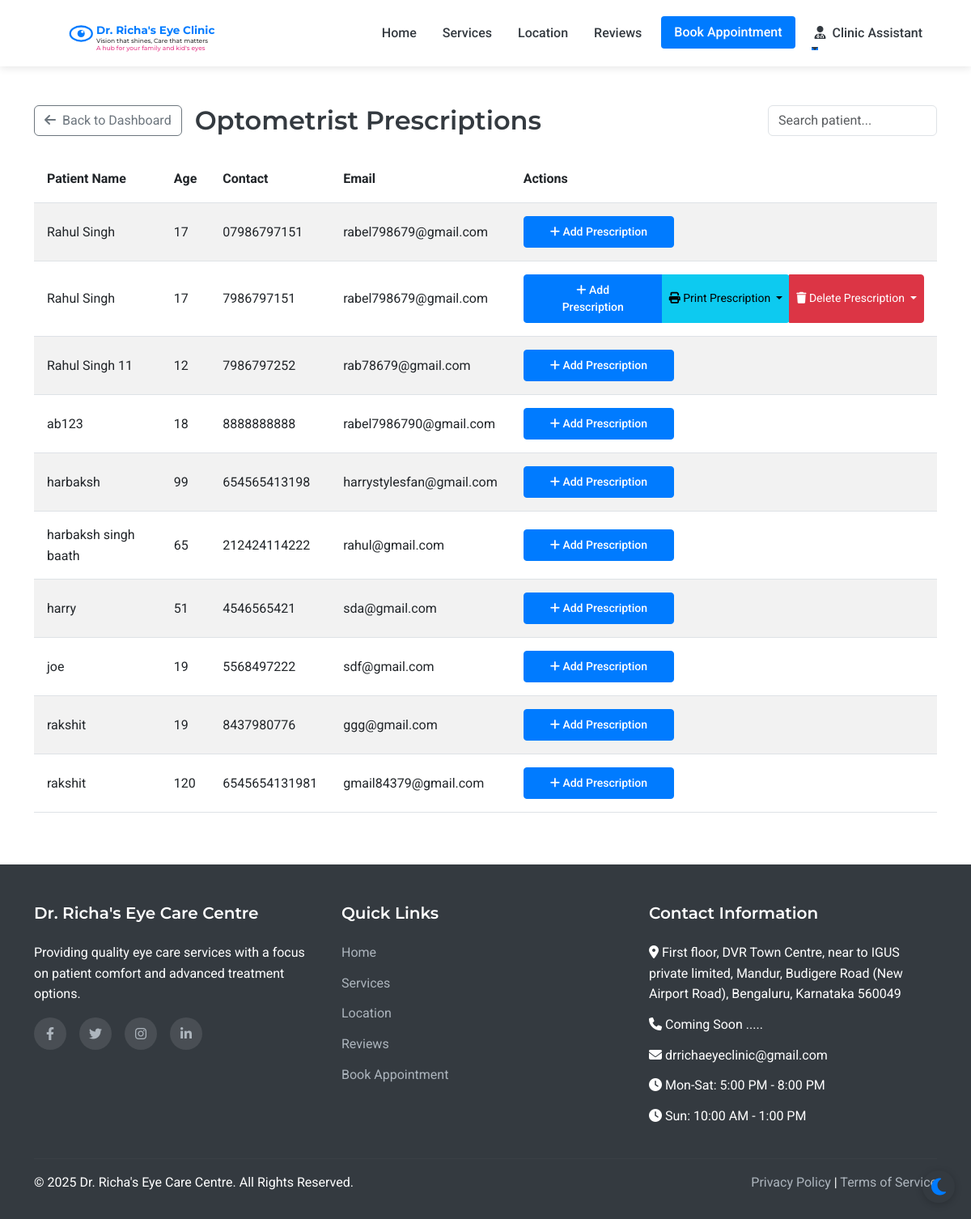
The app's page /assistant/prescriptions (signed in), older data.
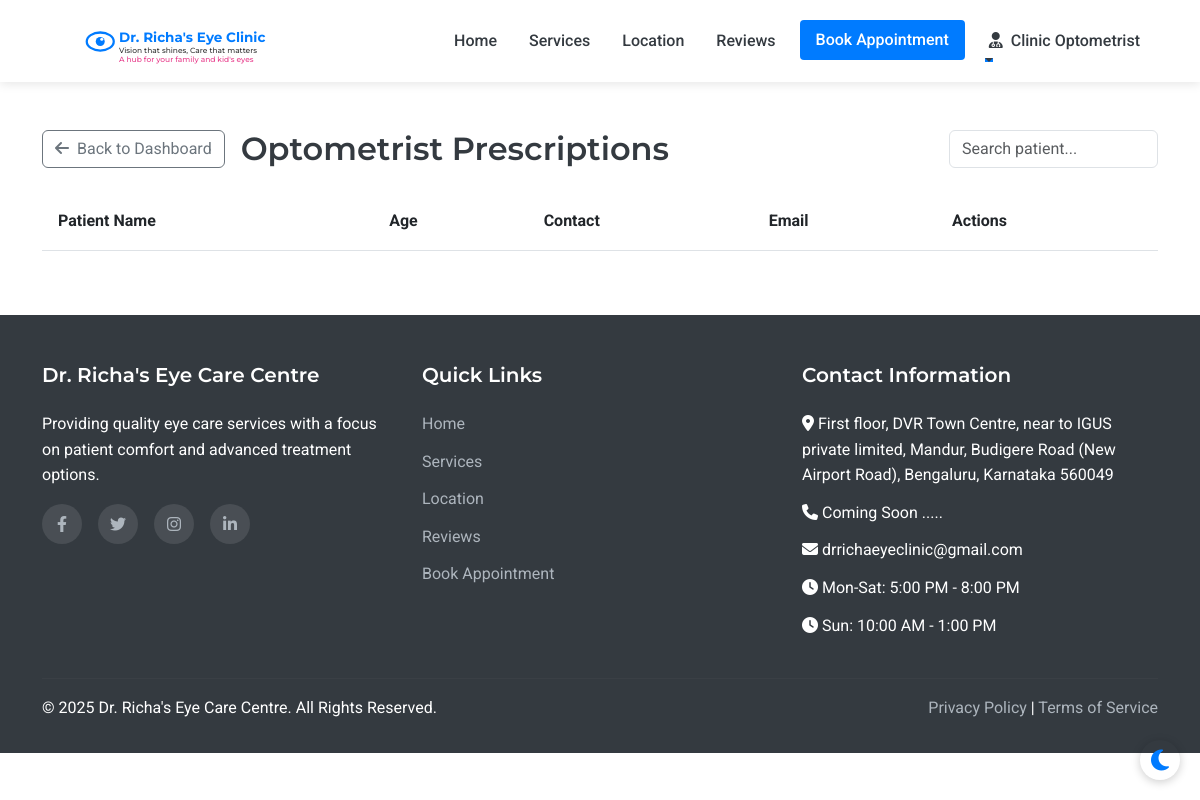
The same page, newer data.
### models.py (models this page shows, shortened)
class Staff(UserMixin, db.Model):
    __abstract__ = True
    id = db.Column(db.Integer, primary_key=True)
    username = db.Column(db.String(64), unique=True, nullable=False)
    email = db.Column(db.String(120), unique=True, nullable=False)
    password_hash = db.Column(db.String(256), nullable=False)
    full_name = db.Column(db.String(100), nullable=False)
    mobile_number = db.Column(db.String(15), nullable=False)

class Assistant(Staff):
    __tablename__ = 'assistant'
    position = db.Column(db.String(100), nullable=True, default='Optometrist')
    full_name = db.Column(db.String(100), nullable=True, default='Optometrist')
    joining_date = db.Column(db.Date, nullable=True)
    salary_records = db.relationship('Salary', backref='assistant', lazy=True)

class Patient(UserMixin, db.Model):
    id = db.Column(db.Integer, primary_key=True)
    full_name = db.Column(db.String(100), nullable=False)
    mobile_number = db.Column(db.String(15), nullable=False)
    email = db.Column(db.String(100), nullable=True)
    age = db.Column(db.Integer, nullable=False)
    password_hash = db.Column(db.String(256), nullable=True)
    is_registered = db.Column(db.Boolean, default=False)
    created_at = db.Column(db.DateTime, nullable=False, default=datetime.utcnow)
    appointments = db.relationship('Appointment', backref='patient', lazy=True)
    doctor_prescriptions = db.relationship('DoctorPrescription', backref='patient', lazy=True)
    optometrist_prescriptions = db.relationship('OptometristPrescription', backref='patient', lazy=True)

### routes.py (the view)
@app.route('/assistant/prescriptions')
@login_required
def assistant_prescriptions():
    if not isinstance(current_user, Assistant):
        flash('Access denied', 'danger')
        return redirect(url_for('index'))
    all_patients = Patient.query.order_by(Patient.full_name).all()
    return render_template('assistant/prescriptions.html', all_patients=all_patients)

### app.py (called while the page is built)
@login_manager.user_loader
def load_user(user_id):
    from models import Doctor, Assistant, Admin, Patient
    try:
        if user_id.startswith('doctor_'):
            return Doctor.query.get(int(user_id.split('_')[1]))
        elif user_id.startswith('assistant_'):
            return Assistant.query.get(int(user_id.split('_')[1]))
        elif user_id.startswith('admin_'):
            return Admin.query.get(int(user_id.split('_')[1]))
        else:
            return Patient.query.get(int(user_id))
    except (ValueError, AttributeError):
        return None

### routes.py (called while the page is built)
@app.context_processor
def inject_now():
    return {'now': datetime.now()}

### templates/assistant/prescriptions.html (shortened to what this page needs)
{% extends 'layout.html' %}
{% block content %}
<div class="container py-5">
    <div class="d-flex justify-content-between align-items-center mb-4">
        <div class="d-flex align-items-center">
            <a href="{{ url_for('assistant_dashboard') }}" class="btn btn-outline-secondary me-3">
                <i class="fas fa-arrow-left me-1"></i> Back to Dashboard
            </a>
            <h2 class="mb-0">Optometrist Prescriptions</h2>
        </div>
        <input type="text" id="searchInput" class="form-control w-auto" placeholder="Search patient..." onkeyup="searchTable()">
    </div>
    <div class="table-responsive">
        <table class="table table-striped" id="prescriptionTable">
            <thead>
                <tr>
                    <th>Patient Name</th>
                    <th>Age</th>
                    <th>Contact</th>
                    <th>Email</th>
                    <th>Actions</th>
                </tr>
            </thead>
            <tbody>
                {% for patient in all_patients %}
                <tr>
                    <td>{{ patient.full_name }}</td>
                    <td>{{ patient.age }}</td>
                    <td>{{ patient.mobile_number }}</td>
                    <td>{{ patient.email }}</td>
                    <td>
                        <div class="btn-group">
                            <a href="{{ url_for('assistant_add_prescription', patient_id=patient.id) }}"
                               class="btn btn-primary btn-sm">
                                <i class="fas fa-plus"></i> Add Prescription
                            </a>
                            {% if patient.optometrist_prescriptions %}
                            <button type="button" class="btn btn-info btn-sm dropdown-toggle" data-bs-toggle="dropdown">
                                <i class="fas fa-print"></i> Print Prescription
                            </button>
                            <button type="button" class="btn btn-danger btn-sm dropdown-toggle" data-bs-toggle="dropdown">
                                <i class="fas fa-trash"></i> Delete Prescription
                            </button>
                            {% endif %}
                        </div>
                    </td>
                </tr>
                {% endfor %}
            </tbody>
        </table>
    </div>
</div>
{% endblock %}

### templates/layout.html (shortened to what the changed rows need)
<!DOCTYPE html>
<html lang="en">
<head>
    <link href="https://cdn.jsdelivr.net/npm/bootstrap@5.3.0-alpha1/dist/css/bootstrap.min.css" rel="stylesheet">
    <link rel="stylesheet" href="https://cdn.jsdelivr.net/npm/flatpickr/dist/flatpickr.min.css">
    <link rel="stylesheet" href="https://cdnjs.cloudflare.com/ajax/libs/font-awesome/6.1.1/css/all.min.css">
    <link rel="stylesheet" href="{{ url_for('static', filename='css/style.css') }}">
</head>
<body>
    <nav class="navbar navbar-expand-lg sticky-top">
        <div class="container">
            <div class="collapse navbar-collapse" id="navbarNav">
                <ul class="navbar-nav ms-auto">
                    {% if current_user.is_authenticated %}
                        {% if current_user.__class__.__name__ == 'Patient' %}
                            <li class="nav-item dropdown">
                                <a class="nav-link dropdown-toggle" href="#" id="navbarDropdown" role="button" data-bs-toggle="dropdown" aria-expanded="false">
                                    <i class="fas fa-user me-1"></i> {{ current_user.full_name }}
                                </a>
                                <ul class="dropdown-menu dropdown-menu-end" aria-labelledby="navbarDropdown">
                                    <li><a class="dropdown-item" href="{{ url_for('patient_dashboard') }}">Dashboard</a></li>
                                    <li><a class="dropdown-item" href="{{ url_for('patient_appointments') }}">My Appointments</a></li>
                                    <li><a class="dropdown-item" href="{{ url_for('patient_medical_records') }}">Medical Records</a></li>
                                    <li><hr class="dropdown-divider"></li>
                                    <li><a class="dropdown-item" href="{{ url_for('patient_logout') }}">Logout</a></li>
                                </ul>
                            </li>
                        {% else %}
                            <li class="nav-item dropdown">
                                <a class="nav-link dropdown-toggle" href="#" id="navbarDropdown" role="button" data-bs-toggle="dropdown" aria-expanded="false">
                                    <i class="fas fa-user-md me-1"></i> {{ current_user.full_name }}
                                </a>
                            </li>
                        {% endif %}
                    {% endif %}
                </ul>
            </div>
        </div>
    </nav>
    <main>
        {% block content %}{% endblock %}
    </main>
</body>
</html>

Row changes from the older to the newer data that the page shows:
removed Patient: full_name "Rahul Singh", age "17", mobile_number "07986797151", email "rabel798679@gmail.com"
removed Patient: full_name "Rahul Singh", age "17", mobile_number "7986797151", email "rabel798679@gmail.com"
removed Patient: full_name "Rahul Singh 11", age "12", mobile_number "7986797252", email "rab78679@gmail.com"
removed Patient: full_name "ab123", age "18", mobile_number "8888888888", email "rabel7986790@gmail.com"
removed Patient: full_name "harbaksh", age "99", mobile_number "654565413198", email "harrystylesfan@gmail.com"
removed Patient: full_name "harbaksh singh baath", age "65", mobile_number "212424114222", email "rahul@gmail.com"
removed Patient: full_name "harry", age "51", mobile_number "4546565421", email "sda@gmail.com"
removed Patient: full_name "joe", age "19", mobile_number "5568497222", email "sdf@gmail.com"
removed Patient: full_name "rakshit", age "19", mobile_number "8437980776", email "ggg@gmail.com"
removed Patient: full_name "rakshit", age "120", mobile_number "6545654131981", email "gmail84379@gmail.com"
changed Assistant: full_name "Clinic Assistant" → "Clinic Optometrist"
